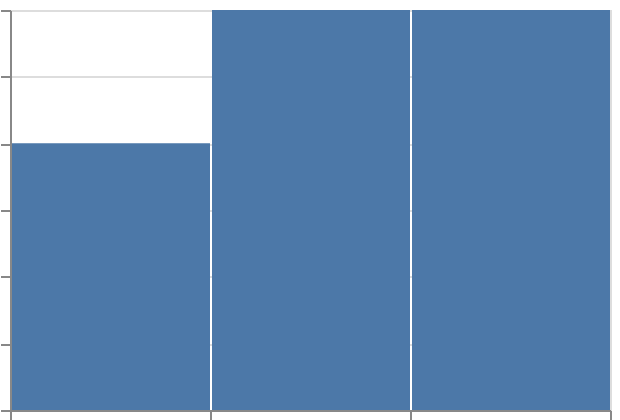

The Vega-Lite source for this figure:
### Vega-Lite specification from a JSON file in a GitHub repository (floating-point values rounded to 4 significant figures)
{"$schema": "https://vega.github.io/schema/vega-lite/v6.json", "padding": 5, "autosize": "none", "width": 300, "height": 200, "data": {"name": "table", "values": [{"c": "A", "g": "p", "x": 1, "y": 2, "v": 5, "t": "2024-01-15", "o": {"v": 3}, "IMDB Rating": 6.1, "d": "x1"}, {"c": "B", "g": "q", "x": 2, "y": 4, "v": 9, "t": "2024-02-20", "o": {"v": 7}, "IMDB Rating": 7.4, "d": "x2"}, {"c": "A", "g": "q", "x": 3, "y": 3, "v": 2, "t": "2024-03-05", "o": {"v": 1}, "IMDB Rating": 5.2, "d": "x1"}, {"c": "C", "g": "p", "x": 4, "y": 6, "v": 7, "t": "2024-05-30", "o": {"v": 4}, "IMDB Rating": 8.8, "d": "x3"}, {"c": "B", "g": "p", "x": 5, "y": 5, "v": 4, "t": "2024-07-11", "o": {"v": 9}, "IMDB Rating": 6.9, "d": "x2"}, {"c": "C", "g": "q", "x": 6, "y": 8, "v": 6, "t": "2024-09-02", "o": {"v": 2}, "IMDB Rating": 7.7, "d": "x3"}, {"c": "A", "g": "p", "x": 7, "y": 7, "v": 8, "t": "2024-11-25", "o": {"v": 5}, "IMDB Rating": 4.4, "d": "x1"}, {"c": "B", "g": "q", "x": 8, "y": 9, "v": 3, "t": "2024-12-31", "o": {"v": 8}, "IMDB Rating": 9.1, "d": "x2"}]}, "mark": "bar", "encoding": {"x": {"field": "v", "type": "quantitative", "bin": {"anchor": 1, "base": 5, "minstep": 3, "maxbins": 4}}, "y": {"aggregate": "count", "type": "quantitative"}}}
